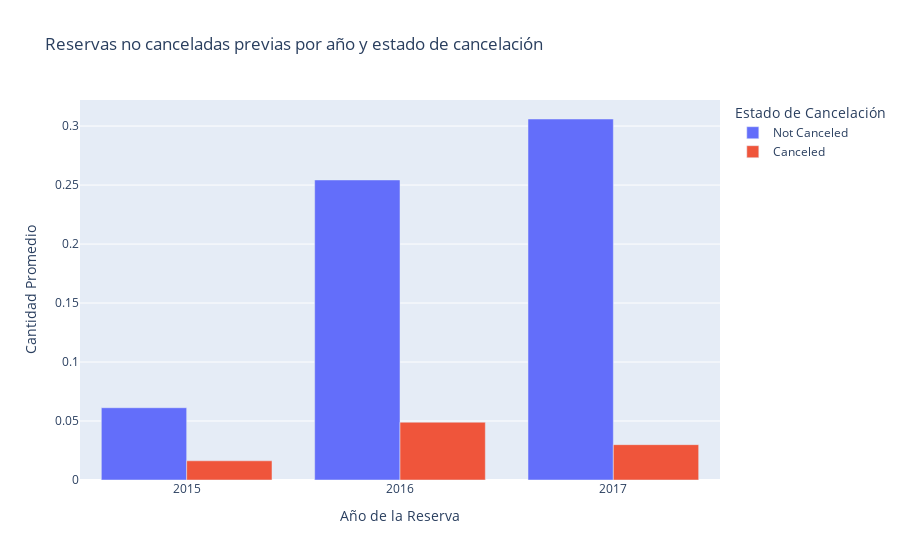

Here is the notebook cell this chart was saved with:
### Code cell
# Convert 'is_canceled' to a categorical label (e.g., "Canceled" or "Not Canceled")
grouped['cancel_status'] = grouped['is_canceled'].apply(lambda x: 'Canceled' if x == 1 else 'Not Canceled')
# Create the bar plot with separate bars for each year and cancellation status
fig = px.bar(
    grouped,
    x='arrival_date_year', 
    y='mean', 
    color='cancel_status',  # Different colors for canceled and not canceled
    title='Reservas no canceladas previas por año y estado de cancelación',
    barmode='group',  # Groups by year and cancellation status
    labels={'mean': 'Cantidad Promedio',  'arrival_date_year': 'Año de la Reserva', 'cancel_status': 'Estado de Cancelación'}
)

fig.show()

### Figure 1 — Plotly figure (JSON) as saved in the notebook; plotly's stock layout.template omitted (floating-point values rounded to 4 significant figures)
{"data": [{"alignmentgroup": "True", "hovertemplate": "Estado de Cancelación=Not Canceled<br>Año de la Reserva=%{x}<br>Cantidad Promedio=%{y}<extra></extra>", "legendgroup": "Not Canceled", "marker": {"color": "#636efa", "pattern": {"shape": ""}}, "name": "Not Canceled", "offsetgroup": "Not Canceled", "orientation": "v", "showlegend": true, "textposition": "auto", "type": "bar", "x": [2015, 2016, 2017], "xaxis": "x", "y": [0.06127, 0.2543, 0.306], "yaxis": "y"}, {"alignmentgroup": "True", "hovertemplate": "Estado de Cancelación=Canceled<br>Año de la Reserva=%{x}<br>Cantidad Promedio=%{y}<extra></extra>", "legendgroup": "Canceled", "marker": {"color": "#EF553B", "pattern": {"shape": ""}}, "name": "Canceled", "offsetgroup": "Canceled", "orientation": "v", "showlegend": true, "textposition": "auto", "type": "bar", "x": [2015, 2016, 2017], "xaxis": "x", "y": [0.01627, 0.04898, 0.02996], "yaxis": "y"}], "layout": {"barmode": "group", "legend": {"title": {"text": "Estado de Cancelación"}, "tracegroupgap": 0}, "title": {"text": "Reservas no canceladas previas por año y estado de cancelación"}, "xaxis": {"anchor": "y", "domain": [0, 1], "title": {"text": "Año de la Reserva"}}, "yaxis": {"anchor": "x", "domain": [0, 1], "title": {"text": "Cantidad Promedio"}}}}
